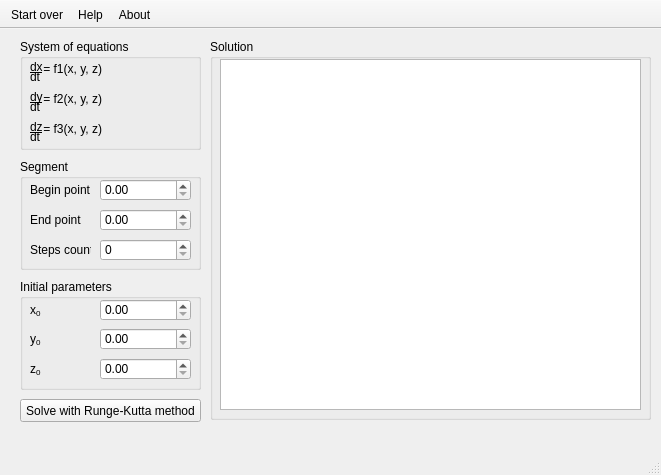
<?xml version="1.0" encoding="UTF-8"?>
<ui version="4.0">
 <class>MainWindow</class>
 <widget class="QMainWindow" name="MainWindow">
  <property name="geometry">
   <rect>
    <x>0</x>
    <y>0</y>
    <width>661</width>
    <height>475</height>
   </rect>
  </property>
  <property name="windowTitle">
   <string>Runge-Kutta method solver</string>
  </property>
  <widget class="QWidget" name="centralwidget">
   <widget class="QGroupBox" name="groupBox">
    <property name="geometry">
     <rect>
      <x>20</x>
      <y>250</y>
      <width>181</width>
      <height>111</height>
     </rect>
    </property>
    <property name="title">
     <string>Initial parameters</string>
    </property>
    <widget class="QDoubleSpinBox" name="init_x">
     <property name="geometry">
      <rect>
       <x>80</x>
       <y>20</y>
       <width>91</width>
       <height>22</height>
      </rect>
     </property>
    </widget>
    <widget class="QLabel" name="label_4">
     <property name="geometry">
      <rect>
       <x>10</x>
       <y>21</y>
       <width>61</width>
       <height>20</height>
      </rect>
     </property>
     <property name="text">
      <string>x&lt;sub&gt;0&lt;/sub&gt;</string>
     </property>
     <property name="textFormat">
      <enum>Qt::RichText</enum>
     </property>
     <property name="alignment">
      <set>Qt::AlignLeading|Qt::AlignLeft|Qt::AlignVCenter</set>
     </property>
    </widget>
    <widget class="QDoubleSpinBox" name="inix_y">
     <property name="geometry">
      <rect>
       <x>80</x>
       <y>49</y>
       <width>91</width>
       <height>22</height>
      </rect>
     </property>
    </widget>
    <widget class="QLabel" name="label_5">
     <property name="geometry">
      <rect>
       <x>10</x>
       <y>50</y>
       <width>61</width>
       <height>20</height>
      </rect>
     </property>
     <property name="text">
      <string>y&lt;sub&gt;0&lt;/sub&gt;</string>
     </property>
     <property name="textFormat">
      <enum>Qt::RichText</enum>
     </property>
     <property name="alignment">
      <set>Qt::AlignLeading|Qt::AlignLeft|Qt::AlignVCenter</set>
     </property>
    </widget>
    <widget class="QDoubleSpinBox" name="init_z">
     <property name="geometry">
      <rect>
       <x>80</x>
       <y>79</y>
       <width>91</width>
       <height>22</height>
      </rect>
     </property>
    </widget>
    <widget class="QLabel" name="label_6">
     <property name="geometry">
      <rect>
       <x>10</x>
       <y>80</y>
       <width>61</width>
       <height>20</height>
      </rect>
     </property>
     <property name="text">
      <string>z&lt;sub&gt;0&lt;/sub&gt;</string>
     </property>
     <property name="textFormat">
      <enum>Qt::RichText</enum>
     </property>
     <property name="alignment">
      <set>Qt::AlignLeading|Qt::AlignLeft|Qt::AlignVCenter</set>
     </property>
    </widget>
   </widget>
   <widget class="QGroupBox" name="groupBox_2">
    <property name="geometry">
     <rect>
      <x>20</x>
      <y>130</y>
      <width>181</width>
      <height>111</height>
     </rect>
    </property>
    <property name="title">
     <string>Segment</string>
    </property>
    <widget class="QLabel" name="label">
     <property name="geometry">
      <rect>
       <x>10</x>
       <y>21</y>
       <width>61</width>
       <height>20</height>
      </rect>
     </property>
     <property name="text">
      <string>Begin point</string>
     </property>
    </widget>
    <widget class="QDoubleSpinBox" name="segment_begin">
     <property name="geometry">
      <rect>
       <x>80</x>
       <y>20</y>
       <width>91</width>
       <height>22</height>
      </rect>
     </property>
    </widget>
    <widget class="QDoubleSpinBox" name="segment_end">
     <property name="geometry">
      <rect>
       <x>80</x>
       <y>50</y>
       <width>91</width>
       <height>22</height>
      </rect>
     </property>
    </widget>
    <widget class="QLabel" name="label_2">
     <property name="geometry">
      <rect>
       <x>10</x>
       <y>51</y>
       <width>61</width>
       <height>20</height>
      </rect>
     </property>
     <property name="text">
      <string>End point</string>
     </property>
    </widget>
    <widget class="QSpinBox" name="segment_steps">
     <property name="geometry">
      <rect>
       <x>80</x>
       <y>80</y>
       <width>91</width>
       <height>22</height>
      </rect>
     </property>
    </widget>
    <widget class="QLabel" name="label_3">
     <property name="geometry">
      <rect>
       <x>10</x>
       <y>81</y>
       <width>61</width>
       <height>20</height>
      </rect>
     </property>
     <property name="text">
      <string>Steps count</string>
     </property>
    </widget>
   </widget>
   <widget class="QPushButton" name="solve">
    <property name="geometry">
     <rect>
      <x>20</x>
      <y>370</y>
      <width>181</width>
      <height>23</height>
     </rect>
    </property>
    <property name="text">
     <string>Solve with Runge-Kutta method</string>
    </property>
   </widget>
   <widget class="QGroupBox" name="groupBox_3">
    <property name="geometry">
     <rect>
      <x>20</x>
      <y>10</y>
      <width>181</width>
      <height>111</height>
     </rect>
    </property>
    <property name="title">
     <string>System of equations</string>
    </property>
    <widget class="QLabel" name="eq_1">
     <property name="geometry">
      <rect>
       <x>20</x>
       <y>20</y>
       <width>151</width>
       <height>20</height>
      </rect>
     </property>
     <property name="text">
      <string> = f1(x, y, z)</string>
     </property>
    </widget>
    <widget class="QLabel" name="eq_2">
     <property name="geometry">
      <rect>
       <x>20</x>
       <y>50</y>
       <width>151</width>
       <height>20</height>
      </rect>
     </property>
     <property name="text">
      <string> = f2(x, y, z)</string>
     </property>
    </widget>
    <widget class="QLabel" name="eq_3">
     <property name="geometry">
      <rect>
       <x>20</x>
       <y>80</y>
       <width>151</width>
       <height>20</height>
      </rect>
     </property>
     <property name="text">
      <string> = f3(x, y, z)</string>
     </property>
    </widget>
    <widget class="QLabel" name="label_7">
     <property name="geometry">
      <rect>
       <x>10</x>
       <y>20</y>
       <width>16</width>
       <height>16</height>
      </rect>
     </property>
     <property name="text">
      <string>&lt;u&gt;dx&lt;/u&gt;</string>
     </property>
     <property name="textFormat">
      <enum>Qt::RichText</enum>
     </property>
    </widget>
    <widget class="QLabel" name="label_8">
     <property name="geometry">
      <rect>
       <x>10</x>
       <y>30</y>
       <width>16</width>
       <height>16</height>
      </rect>
     </property>
     <property name="text">
      <string>dt</string>
     </property>
    </widget>
    <widget class="QLabel" name="label_9">
     <property name="geometry">
      <rect>
       <x>10</x>
       <y>50</y>
       <width>16</width>
       <height>16</height>
      </rect>
     </property>
     <property name="text">
      <string>&lt;u&gt;dy&lt;/u&gt;</string>
     </property>
     <property name="textFormat">
      <enum>Qt::RichText</enum>
     </property>
    </widget>
    <widget class="QLabel" name="label_10">
     <property name="geometry">
      <rect>
       <x>10</x>
       <y>60</y>
       <width>16</width>
       <height>16</height>
      </rect>
     </property>
     <property name="text">
      <string>dt</string>
     </property>
    </widget>
    <widget class="QLabel" name="label_11">
     <property name="geometry">
      <rect>
       <x>10</x>
       <y>80</y>
       <width>16</width>
       <height>16</height>
      </rect>
     </property>
     <property name="text">
      <string>&lt;u&gt;dz&lt;/u&gt;</string>
     </property>
     <property name="textFormat">
      <enum>Qt::RichText</enum>
     </property>
    </widget>
    <widget class="QLabel" name="label_12">
     <property name="geometry">
      <rect>
       <x>10</x>
       <y>90</y>
       <width>16</width>
       <height>16</height>
      </rect>
     </property>
     <property name="text">
      <string>dt</string>
     </property>
    </widget>
   </widget>
   <widget class="QGroupBox" name="groupBox_4">
    <property name="geometry">
     <rect>
      <x>210</x>
      <y>10</y>
      <width>441</width>
      <height>381</height>
     </rect>
    </property>
    <property name="title">
     <string>Solution</string>
    </property>
    <widget class="QTableView" name="solution">
     <property name="geometry">
      <rect>
       <x>10</x>
       <y>20</y>
       <width>421</width>
       <height>351</height>
      </rect>
     </property>
    </widget>
   </widget>
  </widget>
  <widget class="QMenuBar" name="menubar">
   <property name="geometry">
    <rect>
     <x>0</x>
     <y>0</y>
     <width>661</width>
     <height>21</height>
    </rect>
   </property>
  </widget>
  <widget class="QStatusBar" name="statusbar"/>
  <widget class="QToolBar" name="toolBar">
   <property name="windowTitle">
    <string>toolBar</string>
   </property>
   <property name="movable">
    <bool>false</bool>
   </property>
   <property name="floatable">
    <bool>false</bool>
   </property>
   <attribute name="toolBarArea">
    <enum>TopToolBarArea</enum>
   </attribute>
   <attribute name="toolBarBreak">
    <bool>false</bool>
   </attribute>
   <addaction name="action_start"/>
   <addaction name="action_help"/>
   <addaction name="action_about"/>
  </widget>
  <action name="action_start">
   <property name="text">
    <string>Start over</string>
   </property>
   <property name="toolTip">
    <string>Start over</string>
   </property>
  </action>
  <action name="action_about">
   <property name="text">
    <string>About</string>
   </property>
  </action>
  <action name="action_help">
   <property name="text">
    <string>Help</string>
   </property>
  </action>
 </widget>
 <resources/>
 <connections/>
</ui>
